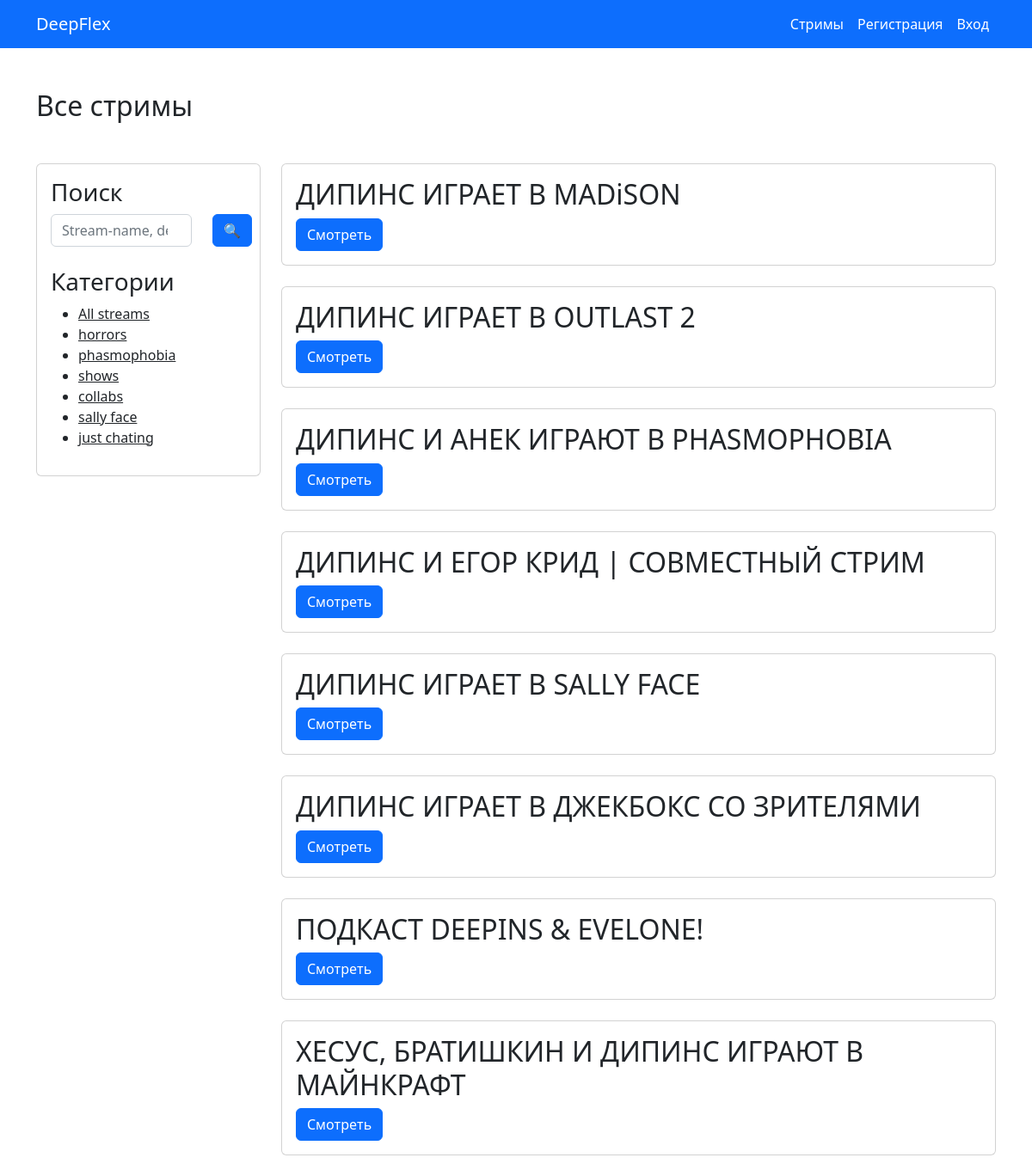
/movies/all/, run on the app's committed database.
### deepflexApp/models.py (models this page shows, shortened)
class Genre(models.Model):
    genreName = models.CharField("Genre", max_length=255)
    slug = models.SlugField(unique=True, blank=True, editable=False)

class Movie(models.Model):
    movieName = models.CharField("Movie name", max_length=255)
    genre = models.ForeignKey(Genre, on_delete=models.CASCADE, verbose_name="Genre")
    date = models.IntegerField("date")
    twitch = models.CharField("twitchLink", max_length=500)
    cover = models.CharField("Link to cover", max_length=500)
    poster = models.CharField("Link to poster", max_length=583)
    istop = models.BooleanField("Is top", default=False, blank=True, null=True)
    isRecommended = models.BooleanField("Is recommended", default=False, blank=True, null=True)
    description = models.TextField("Description")
    rating = models.FloatField("Rating")
    movieLink = models.CharField("Link to movie (from youtube)", max_length=500)

### deepflexApp/views.py (the view)
# urls.py: path('movies/all/', views.allMovies, name='allMovies'),
def allMovies(request, slug=None):
    genre = None
    movies = Movie.objects.all()
    genres = Genre.objects.all()
    searchData = request.GET.get('search')
    if searchData:
        movies = Movie.objects.filter(Q(movieName__icontains=searchData) | Q(description__icontains=searchData))
    else:
        movies = Movie.objects.all()
    if slug:
        genre = get_object_or_404(Genre, slug=slug)
        movies = movies.filter(genre=genre)
    return render(request, "user/all-movies.html", {
        'movies': movies,
        'genres': genres,
        'genre': genre
    })

### deepflexApp/templates/user/all-movies.html (shortened to what this page needs)
{% extends '../base.html' %}
{% block content%}
    <div class="top-ten">
        <div class="container">
            <h2 class="mt-5 mb-5">Все стримы</h2>
            <div class="row">
                <div class="col-md-3">
                    <div class="card">
                        <div class="card-body">
                            <h3>Поиск</h3>
                            <form class="mb-4" action="{% url 'allMovies' %}">
                                <div class="row">
                                    <div class="col-9">
                                        <input type="search" name = "search" class="form-control" placeholder="Stream-name, description">
                                    </div>
                                    <div class="col-3">
                                        <button type = "submit" class="btn btn-primary">&#128269;</button>
                                    </div>
                                </div>
                            </form>
                            <h3>Категории</h3>
                            <ul>
                                <li><a href="{% url 'allMovies' %}" class="text-dark">All streams</a></li>
                                {% for genre in genres %}
                                <li><a href="{% url 'filterMovies' slug=genre.slug %}" class="text-dark">{{ genre.genreName }}</a></li>
                                {% endfor %}
                            </ul>
                        </div>
                    </div>
                </div>
                <div class="col-md-9">
                    {% for movie in movies %}
                    <div class="card mb-4">
                        <div class="card-body">
                            <h2>{{ movie.movieName}}</h2>
                            <a href="{% url 'movieDetail' pk=movie.pk %}" class="btn btn-primary">Смотреть</a>
                        </div>
                    </div>
                    {% endfor %}
                </div>
            </div>
        </div>
    </div>
{% endblock %}

### deepflexApp/templates/base.html (shortened to what this page needs)
{% load static %}
<!DOCTYPE html>
<html lang="en">
<head>
    <link rel="stylesheet" href="{% static './css/style.css' %}">
    <link rel="stylesheet" href="{% static './css/owl.theme.default.min.css' %}">
    <link rel="stylesheet" href="{% static './css/owl.carousel.min.css' %}">
    <link rel="stylesheet" href="{% static './css/bootstrap.min.css' %}">
</head>
<body>
    <header class="navbar navbar-expand-lg bg-primary navbar-dark">
        <div class="container">
          <a class="navbar-brand" href="#">DeepFlex</a>
          <div class="collapse navbar-collapse" id="navbarSupportedContent">
            <ul class="navbar-nav ms-auto mb-2 mb-lg-0">
              <li class="nav-item">
                <a class="nav-link active" aria-current="page" href="{% url 'topMovies' %}">Стримы</a>
              </li>
              <li class="nav-item">
                <a class="nav-link active" aria-current="page" href="{% url 'signUp' %}">Регистрация</a>
              </li>
              <li class="nav-item">
                <a class="nav-link active" aria-current="page" href="{% url 'loginPage' %}">Вход</a>
              </li>
            </ul>
        </div>
    </header>
    {% block content %}
    {% endblock %}
</body>
</html>

### data on the page
Genre: genreName "horrors"
Genre: genreName "phasmophobia"
Genre: genreName "shows"
Genre: genreName "collabs"
Genre: genreName "sally face"
Genre: genreName "just chating"
Movie: movieName "ДИПИНС ИГРАЕТ В MADiSON"
Movie: movieName "ДИПИНС ИГРАЕТ В OUTLAST 2"
Movie: movieName "ДИПИНС И АНЕК ИГРАЮТ В PHASMOPHOBIA"
Movie: movieName "ДИПИНС И ЕГОР КРИД | СОВМЕСТНЫЙ СТРИМ"
Movie: movieName "ДИПИНС ИГРАЕТ В SALLY FACE"
Movie: movieName "ДИПИНС ИГРАЕТ В ДЖЕКБОКС СО ЗРИТЕЛЯМИ"
Movie: movieName "ПОДКАСТ DEEPINS & EVELONE!"
Movie: movieName "ХЕСУС, БРАТИШКИН И ДИПИНС ИГРАЮТ В МАЙНКРАФТ"
